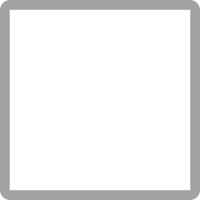
<?xml version="1.0" encoding="UTF-8"?>
<ui version="4.0">
 <class>UserListWidget</class>
 <widget class="QWidget" name="UserListWidget">
  <property name="windowModality">
   <enum>Qt::NonModal</enum>
  </property>
  <property name="geometry">
   <rect>
    <x>0</x>
    <y>0</y>
    <width>200</width>
    <height>200</height>
   </rect>
  </property>
  <property name="minimumSize">
   <size>
    <width>200</width>
    <height>200</height>
   </size>
  </property>
  <property name="maximumSize">
   <size>
    <width>200</width>
    <height>200</height>
   </size>
  </property>
  <property name="windowTitle">
   <string>UserList</string>
  </property>
  <property name="styleSheet">
   <string notr="true">QWidget#UserListWidget { background-color: transparent; } 
QFrame#UserListFrame { background-color: rgba(136, 136, 136, 200); border-radius: 10px;}</string>
  </property>
  <layout class="QHBoxLayout" name="horizontalLayout" stretch="0">
   <property name="spacing">
    <number>0</number>
   </property>
   <property name="margin">
    <number>0</number>
   </property>
   <item>
    <widget class="QFrame" name="UserListFrame">
     <property name="frameShape">
      <enum>QFrame::StyledPanel</enum>
     </property>
     <property name="frameShadow">
      <enum>QFrame::Raised</enum>
     </property>
     <layout class="QVBoxLayout" name="verticalLayout_2">
      <item>
       <layout class="QVBoxLayout" name="verticalLayout" stretch="0">
        <property name="spacing">
         <number>0</number>
        </property>
        <property name="margin">
         <number>0</number>
        </property>
        <item>
         <widget class="QListWidget" name="userListWidget">
          <property name="verticalScrollBarPolicy">
           <enum>Qt::ScrollBarAsNeeded</enum>
          </property>
         </widget>
        </item>
       </layout>
      </item>
     </layout>
    </widget>
   </item>
  </layout>
 </widget>
 <resources/>
 <connections/>
</ui>
